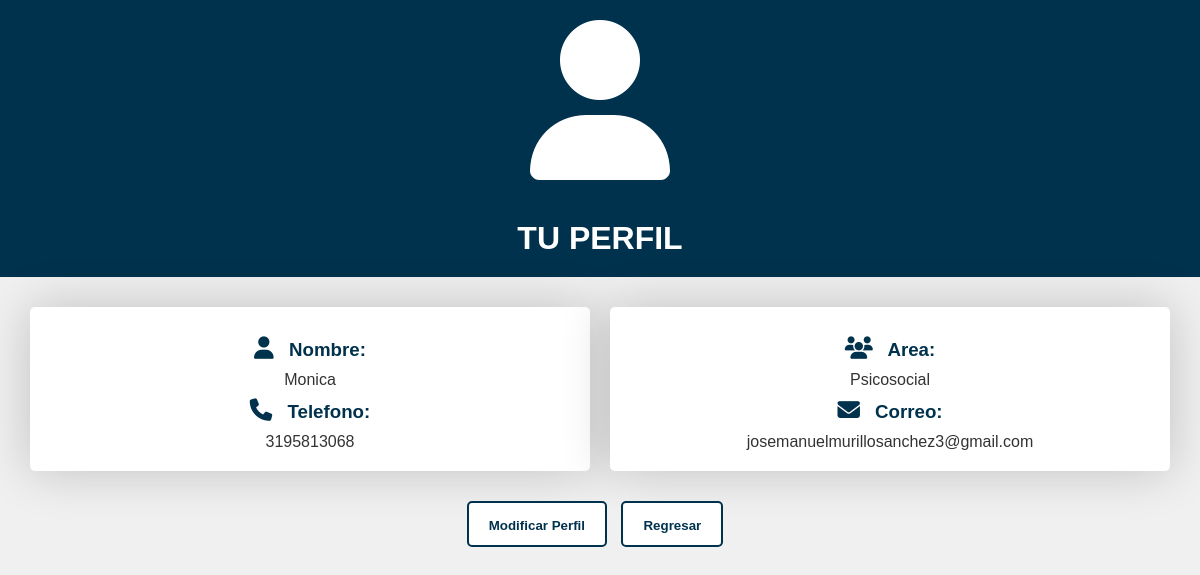
Page /perfil_admin/4/ (signed in) on the committed database.
### sendapp/models.py (models this page shows, shortened)
class Usuario(AbstractBaseUser,PermissionsMixin):
    cedula = models.CharField(max_length=15, unique=True)
    nombre_usuario = models.CharField(max_length=30)
    apellido_usuario = models.CharField(max_length=30)
    telefono_usuario = models.CharField(max_length=20)
    correo_usuario = models.EmailField()
    id_area = models.ForeignKey(Area, on_delete=models.CASCADE)
    id_rol = models.ForeignKey(Rol, on_delete=models.CASCADE)
    is_staff = models.BooleanField(default=False)
    objects = UsuarioManager() #se asigna el gestor de usuario
    USERNAME_FIELD = 'cedula'

class Area(models.Model):
    id_area = models.AutoField(primary_key=True)
    nombre_area = models.CharField(max_length=255)
    def __str__(self):
        return self.nombre_area  # Esto mostrará el nombre del área

### sendapp/views.py (the view)
# urls.py: path('perfil_admin/<int:usuario_id>/', views.perfil_admin, name='perfil_ad'),
@login_required #Requiere que este logueado
def perfil_admin(request, usuario_id):
    usuario_actual = get_object_or_404(Usuario, id=usuario_id)
    context = {
        'usuario_actual': usuario_actual,
    }
    return render(request, 'perfil_admin/perfil.html', context)

### templates/perfil_admin/perfil.html (shortened to what this page needs)
{% load static %}
<!DOCTYPE html>
<html lang="en">
<head>
    <link rel="stylesheet" href="{% static 'perfil/ver-perfil/css/styles.css' %}">
    <link rel="stylesheet" href="https://cdnjs.cloudflare.com/ajax/libs/font-awesome/6.4.0/css/all.min.css"
 />
</head>
<body>
    <div class = "icon">
    <i class="fas fa-user fa-2x"></i>
    </div>
    <h1 id="titulo_p">
        Tu Perfil
    </h1>
<div class="container">
    <div class="left-column">
        <h3><i class="fas fa-user"></i> Nombre:</h3>
        <p>{{usuario_actual.nombre_usuario}}</p>
        <h3><i class="fas fa-phone"></i> Telefono:</h3>
        <p>{{usuario_actual.telefono_usuario}}</p>
    </div>
    <div class="right-column">
        <h3><i class="fas fa-users"></i> Area:</h3>
        <p>{{usuario_actual.id_area}}</p>
        <h3><i class="fas fa-envelope"></i> Correo:</h3>
        <p>{{usuario_actual.correo_usuario}}</p>
    </div>
</div>
<div class="container-btn">
    <div class="button">
        <a href="{% url 'modificar_perfil_ad' usuario_id=usuario_actual.id %}">
            <small>Modificar Perfil</small>
        </a>
    </div>
    <div class="button">
        <a href="{% url 'admin' %}">
            <small>Regresar</small>
        </a>
    </div>
</div>
</body>
</html>

### static/perfil/ver-perfil/css/styles.css (style rules this page uses)
* { margin: 0; padding: 0; box-sizing: border-box; }
body { font-family: Arial, sans-serif; background-color: #f0f0f0; text-align: center; color: #333; }
#titulo_p { background-color: #00324D; color: #fff; padding: 20px; font-size: 2em; text-transform: uppercase; }
.icon { background-color: #00324D; color: #fff; padding: 20px; font-size: 5em; text-transform: uppercase; }
.container { display: flex; justify-content: space-between; margin: 20px; }
.left-column, .right-column { flex: 1; padding: 20px; background-color: #fff; box-shadow: 0 0 50px rgba(0, 0, 0, 0.2); border-radius: 5px; margin: 10px; }
.left-column h3, .right-column h3 { font-weight: bold; color: #00324D; margin: 10px; }
.left-column i, .right-column i { margin-right: 10px; font-size: 1.2em; color: #00324D; }
.container-btn { text-align: center; margin: 20px; }
.button { display: inline-block; margin-right: 10px; }
.button a { text-decoration: none; color: #00324D; display: inline-block; background-color: #fff; padding: 10px 20px; border: 2px solid #00324D; border-radius: 5px; font-weight: bold; transition: background-color 0.3s, color 0.3s; }
a { color: #00324D; text-decoration: none; }

### rows in the picture
Usuario: nombre_usuario "Monica", telefono_usuario "3195813068", id_area "Psicosocial", correo_usuario "josemanuelmurillosanchez3@gmail.com"
